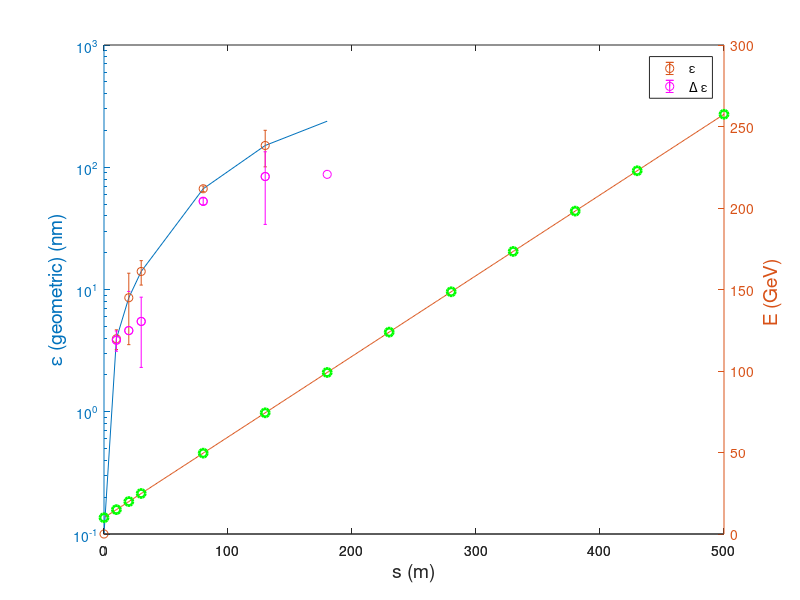

Write the MATLAB code that produced this figure. (Note: this script raises an error after producing the figure.)
% Energy increase in the plasma

E0 = 10; %GeV
Ee = 0.000511; %GeV
g = 0.495; % GeV/m  

% Energy high resolution
for i=1:500
    x(i) = i;
    E(i) = g*x(i) + E0;
end

%Energy low resolution
dx_ = [10 10 10 50 50 50 50 50 50 50 50 70];
x_(1) = 0;
for i=1:length(dx_)
    x_(i+1) = x_(i)+ dx_(i); 
end
E_ = g*x_ + E0;

% Values for Set2
%emitt = [0.1025 0.2268 0.3702 0.7252 4.5373 7.3782 13.7690 21.5640 29.5120 46.5200];
%emitt_growth = [0 0.1245 0.1435 0.3549 3.8121 2.8409 6.3908 7.7950 7.9480 17.0080];
%%emitt_growth = emitt_growth./emitt(1:length(emitt_growth));   % as (%)
%err = [0 0.0338 0.0261 0.0667 1.8471 1.0370 3.7198 1.8668 0.2837];

% Values for Set3
emitt        = [0.1 3.9535 8.5656 14.0460 66.6870 150.6700 238.16];
emitt_growth = [0 3.8535 4.6121 5.4804 52.6410 83.9830 87.49 ];
err          = [0 0.7245 5.0274 3.1753 3.4663 49.9001];

figure(1)
[haxes, hline1, hline2] = plotyy(x_(1:length(emitt)),emitt,x,E,'semilogy','plot');
hold(haxes(2),'on');
h1 = plot(haxes(2),x_,E_,'go','linewidth',2);
hold(haxes(1),'on');
h2 = errorbar(haxes(1),x_(1:length(err)),emitt(1:length(err)),err,'o');
% Growth %%%%%%
h3 = errorbar(haxes(1),x_(1:length(err)),emitt_growth(1:length(err)),err,'mo');
plot(haxes(1),x_(1:length(emitt)),emitt_growth(1:length(emitt)),'mo');
legend([h2 h3], '\epsilon','\Delta \epsilon');
% %%%%%%%%%%%%%
xlabel(haxes(2),'s (m)','fontsize',14);
ylabel(haxes(1),'\epsilon (geometric) (nm)','fontsize',14);
ylabel(haxes(2),'E (GeV) ','fontsize',14);
set(hline1,'linestyle','o','linewidth',2);
set(hline2,'linestyle',':','linewidth',2);
grid on;
xlim([0 max(x_)]);
ylim([0 10000]);